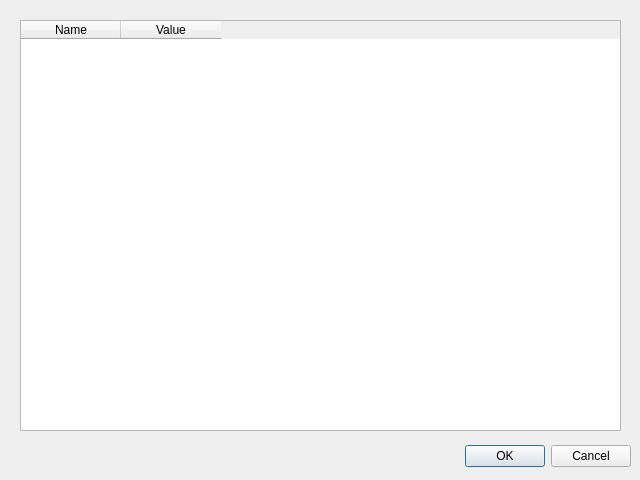
<?xml version="1.0" encoding="UTF-8"?>
<ui version="4.0">
 <class>PreferencesDialog</class>
 <widget class="QDialog" name="PreferencesDialog">
  <property name="geometry">
   <rect>
    <x>0</x>
    <y>0</y>
    <width>640</width>
    <height>480</height>
   </rect>
  </property>
  <property name="windowTitle">
   <string>Dialog</string>
  </property>
  <widget class="QDialogButtonBox" name="buttonBox">
   <property name="geometry">
    <rect>
     <x>10</x>
     <y>440</y>
     <width>621</width>
     <height>32</height>
    </rect>
   </property>
   <property name="orientation">
    <enum>Qt::Horizontal</enum>
   </property>
   <property name="standardButtons">
    <set>QDialogButtonBox::Cancel|QDialogButtonBox::Ok</set>
   </property>
  </widget>
  <widget class="QTableWidget" name="tableWidget">
   <property name="geometry">
    <rect>
     <x>20</x>
     <y>20</y>
     <width>601</width>
     <height>411</height>
    </rect>
   </property>
   <column>
    <property name="text">
     <string>Name</string>
    </property>
   </column>
   <column>
    <property name="text">
     <string>Value</string>
    </property>
   </column>
  </widget>
 </widget>
 <resources/>
 <connections>
  <connection>
   <sender>buttonBox</sender>
   <signal>accepted()</signal>
   <receiver>PreferencesDialog</receiver>
   <slot>accept()</slot>
   <hints>
    <hint type="sourcelabel">
     <x>248</x>
     <y>254</y>
    </hint>
    <hint type="destinationlabel">
     <x>157</x>
     <y>274</y>
    </hint>
   </hints>
  </connection>
  <connection>
   <sender>buttonBox</sender>
   <signal>rejected()</signal>
   <receiver>PreferencesDialog</receiver>
   <slot>reject()</slot>
   <hints>
    <hint type="sourcelabel">
     <x>316</x>
     <y>260</y>
    </hint>
    <hint type="destinationlabel">
     <x>286</x>
     <y>274</y>
    </hint>
   </hints>
  </connection>
 </connections>
</ui>
